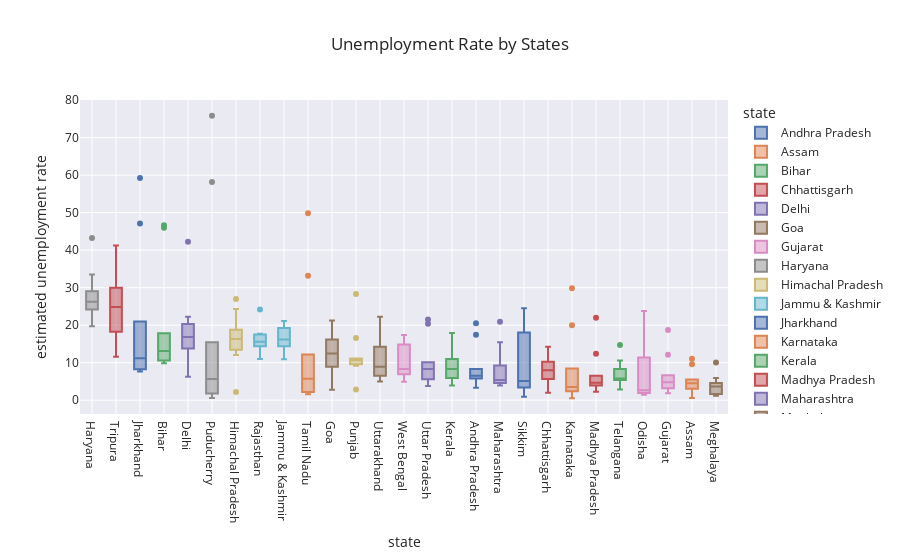

The notebook cell this image was saved under:
### Code cell
# Boxplot of unemployment rate per state
fig = px.box(unemployment_data, x='state', y='estimated unemployment rate', color='state', title='Unemployment Rate by States', template='seaborn')
fig.update_layout(xaxis={'categoryorder': 'total descending'})
fig.show()

### Figure 1 — Plotly figure (JSON) as saved in the notebook; plotly's stock layout.template omitted (floating-point values rounded to 4 significant figures)
{"data": [{"alignmentgroup": "True", "hovertemplate": "state=%{x}<br>estimated unemployment rate=%{y}<extra></extra>", "legendgroup": "Andhra Pradesh", "marker": {"color": "rgb(76,114,176)"}, "name": "Andhra Pradesh", "notched": false, "offsetgroup": "Andhra Pradesh", "orientation": "v", "showlegend": true, "type": "box", "x": ["Andhra Pradesh", "Andhra Pradesh", "Andhra Pradesh", "Andhra Pradesh", "Andhra Pradesh", "Andhra Pradesh", "Andhra Pradesh", "Andhra Pradesh", "Andhra Pradesh", "Andhra Pradesh"], "x0": " ", "xaxis": "x", "y": [5.48, 5.83, 5.79, 20.51, 17.43, 3.31, 8.34, 6.96, 6.4, 6.59], "y0": " ", "yaxis": "y"}, {"alignmentgroup": "True", "hovertemplate": "state=%{x}<br>estimated unemployment rate=%{y}<extra></extra>", "legendgroup": "Assam", "marker": {"color": "rgb(221,132,82)"}, "name": "Assam", "notched": false, "offsetgroup": "Assam", "orientation": "v", "showlegend": true, "type": "box", "x": ["Assam", "Assam", "Assam", "Assam", "Assam", "Assam", "Assam", "Assam", "Assam", "Assam"], "x0": " ", "xaxis": "x", "y": [4.66, 4.41, 4.77, 11.06, 9.55, 0.6, 3.77, 5.53, 1.19, 3.02], "y0": " ", "yaxis": "y"}, {"alignmentgroup": "True", "hovertemplate": "state=%{x}<br>estimated unemployment rate=%{y}<extra></extra>", "legendgroup": "Bihar", "marker": {"color": "rgb(85,168,104)"}, "name": "Bihar", "notched": false, "offsetgroup": "Bihar", "orientation": "v", "showlegend": true, "type": "box", "x": ["Bihar", "Bihar", "Bihar", "Bihar", "Bihar", "Bihar", "Bihar", "Bihar", "Bihar", "Bihar"], "x0": " ", "xaxis": "x", "y": [10.61, 10.29, 15.43, 46.64, 45.96, 17.82, 12.79, 13.44, 11.91, 9.82], "y0": " ", "yaxis": "y"}, {"alignmentgroup": "True", "hovertemplate": "state=%{x}<br>estimated unemployment rate=%{y}<extra></extra>", "legendgroup": "Chhattisgarh", "marker": {"color": "rgb(196,78,82)"}, "name": "Chhattisgarh", "notched": false, "offsetgroup": "Chhattisgarh", "orientation": "v", "showlegend": true, "type": "box", "x": ["Chhattisgarh", "Chhattisgarh", "Chhattisgarh", "Chhattisgarh", "Chhattisgarh", "Chhattisgarh", "Chhattisgarh", "Chhattisgarh", "Chhattisgarh", "Chhattisgarh"], "x0": " ", "xaxis": "x", "y": [9.65, 8.38, 7.54, 3.41, 10.5, 14.23, 10.27, 5.63, 1.96, 6.62], "y0": " ", "yaxis": "y"}, {"alignmentgroup": "True", "hovertemplate": "state=%{x}<br>estimated unemployment rate=%{y}<extra></extra>", "legendgroup": "Delhi", "marker": {"color": "rgb(129,114,179)"}, "name": "Delhi", "notched": false, "offsetgroup": "Delhi", "orientation": "v", "showlegend": true, "type": "box", "x": ["Delhi", "Delhi", "Delhi", "Delhi", "Delhi", "Delhi", "Delhi", "Delhi", "Delhi", "Delhi"], "x0": " ", "xaxis": "x", "y": [22.23, 14.84, 17.04, 16.68, 42.27, 18.19, 20.3, 13.79, 12.53, 6.27], "y0": " ", "yaxis": "y"}, {"alignmentgroup": "True", "hovertemplate": "state=%{x}<br>estimated unemployment rate=%{y}<extra></extra>", "legendgroup": "Goa", "marker": {"color": "rgb(147,120,96)"}, "name": "Goa", "notched": false, "offsetgroup": "Goa", "orientation": "v", "showlegend": true, "type": "box", "x": ["Goa", "Goa", "Goa", "Goa", "Goa", "Goa", "Goa", "Goa", "Goa", "Goa"], "x0": " ", "xaxis": "x", "y": [8.89, 2.81, 5.25, 13.31, 21.25, 9.96, 17.07, 16.21, 15.38, 11.54], "y0": " ", "yaxis": "y"}, {"alignmentgroup": "True", "hovertemplate": "state=%{x}<br>estimated unemployment rate=%{y}<extra></extra>", "legendgroup": "Gujarat", "marker": {"color": "rgb(218,139,195)"}, "name": "Gujarat", "notched": false, "offsetgroup": "Gujarat", "orientation": "v", "showlegend": true, "type": "box", "x": ["Gujarat", "Gujarat", "Gujarat", "Gujarat", "Gujarat", "Gujarat", "Gujarat", "Gujarat", "Gujarat", "Gujarat"], "x0": " ", "xaxis": "x", "y": [5.54, 6.38, 6.66, 18.71, 12.11, 3.2, 1.84, 1.87, 3.42, 4.03], "y0": " ", "yaxis": "y"}, {"alignmentgroup": "True", "hovertemplate": "state=%{x}<br>estimated unemployment rate=%{y}<extra></extra>", "legendgroup": "Haryana", "marker": {"color": "rgb(140,140,140)"}, "name": "Haryana", "notched": false, "offsetgroup": "Haryana", "orientation": "v", "showlegend": true, "type": "box", "x": ["Haryana", "Haryana", "Haryana", "Haryana", "Haryana", "Haryana", "Haryana", "Haryana", "Haryana", "Haryana"], "x0": " ", "xaxis": "x", "y": [20.34, 25.77, 25.05, 43.22, 29.02, 26.7, 24.18, 33.5, 19.68, 27.31], "y0": " ", "yaxis": "y"}, {"alignmentgroup": "True", "hovertemplate": "state=%{x}<br>estimated unemployment rate=%{y}<extra></extra>", "legendgroup": "Himachal Pradesh", "marker": {"color": "rgb(204,185,116)"}, "name": "Himachal Pradesh", "notched": false, "offsetgroup": "Himachal Pradesh", "orientation": "v", "showlegend": true, "type": "box", "x": ["Himachal Pradesh", "Himachal Pradesh", "Himachal Pradesh", "Himachal Pradesh", "Himachal Pradesh", "Himachal Pradesh", "Himachal Pradesh", "Himachal Pradesh", "Himachal Pradesh", "Himachal Pradesh"], "x0": " ", "xaxis": "x", "y": [16.83, 16.84, 18.76, 2.2, 26.95, 13.47, 24.31, 15.79, 12.04, 13.46], "y0": " ", "yaxis": "y"}, {"alignmentgroup": "True", "hovertemplate": "state=%{x}<br>estimated unemployment rate=%{y}<extra></extra>", "legendgroup": "Jammu & Kashmir", "marker": {"color": "rgb(100,181,205)"}, "name": "Jammu & Kashmir", "notched": false, "offsetgroup": "Jammu & Kashmir", "orientation": "v", "showlegend": true, "type": "box", "x": ["Jammu & Kashmir", "Jammu & Kashmir", "Jammu & Kashmir", "Jammu & Kashmir", "Jammu & Kashmir", "Jammu & Kashmir", "Jammu & Kashmir", "Jammu & Kashmir", "Jammu & Kashmir"], "x0": " ", "xaxis": "x", "y": [21.08, 20.78, 15.5, 18.74, 17.92, 10.88, 11.09, 16.17, 16.14], "y0": " ", "yaxis": "y"}, {"alignmentgroup": "True", "hovertemplate": "state=%{x}<br>estimated unemployment rate=%{y}<extra></extra>", "legendgroup": "Jharkhand", "marker": {"color": "rgb(76,114,176)"}, "name": "Jharkhand", "notched": false, "offsetgroup": "Jharkhand", "orientation": "v", "showlegend": true, "type": "box", "x": ["Jharkhand", "Jharkhand", "Jharkhand", "Jharkhand", "Jharkhand", "Jharkhand", "Jharkhand", "Jharkhand", "Jharkhand", "Jharkhand"], "x0": " ", "xaxis": "x", "y": [10.61, 11.85, 8.23, 47.09, 59.23, 20.95, 7.63, 9.76, 8.24, 11.8], "y0": " ", "yaxis": "y"}, {"alignmentgroup": "True", "hovertemplate": "state=%{x}<br>estimated unemployment rate=%{y}<extra></extra>", "legendgroup": "Karnataka", "marker": {"color": "rgb(221,132,82)"}, "name": "Karnataka", "notched": false, "offsetgroup": "Karnataka", "orientation": "v", "showlegend": true, "type": "box", "x": ["Karnataka", "Karnataka", "Karnataka", "Karnataka", "Karnataka", "Karnataka", "Karnataka", "Karnataka", "Karnataka", "Karnataka"], "x0": " ", "xaxis": "x", "y": [2.86, 3.61, 3.46, 29.84, 19.97, 8.44, 4.01, 0.5, 2.41, 1.58], "y0": " ", "yaxis": "y"}, {"alignmentgroup": "True", "hovertemplate": "state=%{x}<br>estimated unemployment rate=%{y}<extra></extra>", "legendgroup": "Kerala", "marker": {"color": "rgb(85,168,104)"}, "name": "Kerala", "notched": false, "offsetgroup": "Kerala", "orientation": "v", "showlegend": true, "type": "box", "x": ["Kerala", "Kerala", "Kerala", "Kerala", "Kerala", "Kerala", "Kerala", "Kerala", "Kerala", "Kerala"], "x0": " ", "xaxis": "x", "y": [5.31, 7.6, 8.99, 16.99, 17.88, 9.71, 7.09, 10.98, 5.91, 3.88], "y0": " ", "yaxis": "y"}, {"alignmentgroup": "True", "hovertemplate": "state=%{x}<br>estimated unemployment rate=%{y}<extra></extra>", "legendgroup": "Madhya Pradesh", "marker": {"color": "rgb(196,78,82)"}, "name": "Madhya Pradesh", "notched": false, "offsetgroup": "Madhya Pradesh", "orientation": "v", "showlegend": true, "type": "box", "x": ["Madhya Pradesh", "Madhya Pradesh", "Madhya Pradesh", "Madhya Pradesh", "Madhya Pradesh", "Madhya Pradesh", "Madhya Pradesh", "Madhya Pradesh", "Madhya Pradesh", "Madhya Pradesh"], "x0": " ", "xaxis": "x", "y": [4.11, 4.57, 2.22, 12.36, 21.98, 6.48, 5.08, 4.7, 3.91, 3.13], "y0": " ", "yaxis": "y"}, {"alignmentgroup": "True", "hovertemplate": "state=%{x}<br>estimated unemployment rate=%{y}<extra></extra>", "legendgroup": "Maharashtra", "marker": {"color": "rgb(129,114,179)"}, "name": "Maharashtra", "notched": false, "offsetgroup": "Maharashtra", "orientation": "v", "showlegend": true, "type": "box", "x": ["Maharashtra", "Maharashtra", "Maharashtra", "Maharashtra", "Maharashtra", "Maharashtra", "Maharashtra", "Maharashtra", "Maharashtra", "Maharashtra"], "x0": " ", "xaxis": "x", "y": [4.95, 4.69, 5.79, 20.9, 15.46, 9.23, 3.89, 6.23, 4.55, 4.1], "y0": " ", "yaxis": "y"}, {"alignmentgroup": "True", "hovertemplate": "state=%{x}<br>estimated unemployment rate=%{y}<extra></extra>", "legendgroup": "Meghalaya", "marker": {"color": "rgb(147,120,96)"}, "name": "Meghalaya", "notched": false, "offsetgroup": "Meghalaya", "orientation": "v", "showlegend": true, "type": "box", "x": ["Meghalaya", "Meghalaya", "Meghalaya", "Meghalaya", "Meghalaya", "Meghalaya", "Meghalaya", "Meghalaya", "Meghalaya", "Meghalaya"], "x0": " ", "xaxis": "x", "y": [1.66, 3.59, 1.58, 10.03, 5.92, 1.15, 2.1, 3.74, 4.29, 4.6], "y0": " ", "yaxis": "y"}, {"alignmentgroup": "True", "hovertemplate": "state=%{x}<br>estimated unemployment rate=%{y}<extra></extra>", "legendgroup": "Odisha", "marker": {"color": "rgb(218,139,195)"}, "name": "Odisha", "notched": false, "offsetgroup": "Odisha", "orientation": "v", "showlegend": true, "type": "box", "x": ["Odisha", "Odisha", "Odisha", "Odisha", "Odisha", "Odisha", "Odisha", "Odisha", "Odisha", "Odisha"], "x0": " ", "xaxis": "x", "y": [1.9, 3.12, 13.08, 23.76, 11.41, 3.77, 1.88, 1.42, 2.1, 2.18], "y0": " ", "yaxis": "y"}, {"alignmentgroup": "True", "hovertemplate": "state=%{x}<br>estimated unemployment rate=%{y}<extra></extra>", "legendgroup": "Puducherry", "marker": {"color": "rgb(140,140,140)"}, "name": "Puducherry", "notched": false, "offsetgroup": "Puducherry", "orientation": "v", "showlegend": true, "type": "box", "x": ["Puducherry", "Puducherry", "Puducherry", "Puducherry", "Puducherry", "Puducherry", "Puducherry", "Puducherry", "Puducherry", "Puducherry"], "x0": " ", "xaxis": "x", "y": [0.58, 1.76, 1.2, 75.85, 58.19, 4.24, 15.47, 5.05, 10.9, 6.18], "y0": " ", "yaxis": "y"}, {"alignmentgroup": "True", "hovertemplate": "state=%{x}<br>estimated unemployment rate=%{y}<extra></extra>", "legendgroup": "Punjab", "marker": {"color": "rgb(204,185,116)"}, "name": "Punjab", "notched": false, "offsetgroup": "Punjab", "orientation": "v", "showlegend": true, "type": "box", "x": ["Punjab", "Punjab", "Punjab", "Punjab", "Punjab", "Punjab", "Punjab", "Punjab", "Punjab", "Punjab"], "x0": " ", "xaxis": "x", "y": [11.11, 10.97, 10.32, 2.86, 28.33, 16.55, 9.19, 10.99, 9.61, 9.88], "y0": " ", "yaxis": "y"}, {"alignmentgroup": "True", "hovertemplate": "state=%{x}<br>estimated unemployment rate=%{y}<extra></extra>", "legendgroup": "Rajasthan", "marker": {"color": "rgb(100,181,205)"}, "name": "Rajasthan", "notched": false, "offsetgroup": "Rajasthan", "orientation": "v", "showlegend": true, "type": "box", "x": ["Rajasthan", "Rajasthan", "Rajasthan", "Rajasthan", "Rajasthan", "Rajasthan", "Rajasthan", "Rajasthan", "Rajasthan", "Rajasthan"], "x0": " ", "xaxis": "x", "y": [10.97, 15.16, 11.9, 17.7, 15.74, 14.39, 15.81, 17.51, 15.35, 24.15], "y0": " ", "yaxis": "y"}, {"alignmentgroup": "True", "hovertemplate": "state=%{x}<br>estimated unemployment rate=%{y}<extra></extra>", "legendgroup": "Sikkim", "marker": {"color": "rgb(76,114,176)"}, "name": "Sikkim", "notched": false, "offsetgroup": "Sikkim", "orientation": "v", "showlegend": true, "type": "box", "x": ["Sikkim", "Sikkim", "Sikkim", "Sikkim", "Sikkim", "Sikkim", "Sikkim", "Sikkim"], "x0": " ", "xaxis": "x", "y": [23.57, 2.28, 24.51, 4.46, 4.45, 12.49, 5.7, 0.88], "y0": " ", "yaxis": "y"}, {"alignmentgroup": "True", "hovertemplate": "state=%{x}<br>estimated unemployment rate=%{y}<extra></extra>", "legendgroup": "Tamil Nadu", "marker": {"color": "rgb(221,132,82)"}, "name": "Tamil Nadu", "notched": false, "offsetgroup": "Tamil Nadu", "orientation": "v", "showlegend": true, "type": "box", "x": ["Tamil Nadu", "Tamil Nadu", "Tamil Nadu", "Tamil Nadu", "Tamil Nadu", "Tamil Nadu", "Tamil Nadu", "Tamil Nadu", "Tamil Nadu", "Tamil Nadu"], "x0": " ", "xaxis": "x", "y": [1.57, 2.09, 6.4, 49.83, 33.16, 12.2, 6.81, 2.65, 5, 2.16], "y0": " ", "yaxis": "y"}, {"alignmentgroup": "True", "hovertemplate": "state=%{x}<br>estimated unemployment rate=%{y}<extra></extra>", "legendgroup": "Telangana", "marker": {"color": "rgb(85,168,104)"}, "name": "Telangana", "notched": false, "offsetgroup": "Telangana", "orientation": "v", "showlegend": true, "type": "box", "x": ["Telangana", "Telangana", "Telangana", "Telangana", "Telangana", "Telangana", "Telangana", "Telangana", "Telangana", "Telangana"], "x0": " ", "xaxis": "x", "y": [5.49, 8.29, 5.77, 6.25, 14.7, 10.55, 5.36, 5.79, 3.27, 2.86], "y0": " ", "yaxis": "y"}, {"alignmentgroup": "True", "hovertemplate": "state=%{x}<br>estimated unemployment rate=%{y}<extra></extra>", "legendgroup": "Tripura", "marker": {"color": "rgb(196,78,82)"}, "name": "Tripura", "notched": false, "offsetgroup": "Tripura", "orientation": "v", "showlegend": true, "type": "box", "x": ["Tripura", "Tripura", "Tripura", "Tripura", "Tripura", "Tripura", "Tripura", "Tripura", "Tripura", "Tripura"], "x0": " ", "xaxis": "x", "y": [32.67, 28.4, 29.95, 41.23, 21.51, 21.71, 18.24, 27.92, 17.35, 11.57], "y0": " ", "yaxis": "y"}, {"alignmentgroup": "True", "hovertemplate": "state=%{x}<br>estimated unemployment rate=%{y}<extra></extra>", "legendgroup": "Uttar Pradesh", "marker": {"color": "rgb(129,114,179)"}, "name": "Uttar Pradesh", "notched": false, "offsetgroup": "Uttar Pradesh", "orientation": "v", "showlegend": true, "type": "box", "x": ["Uttar Pradesh", "Uttar Pradesh", "Uttar Pradesh", "Uttar Pradesh", "Uttar Pradesh", "Uttar Pradesh", "Uttar Pradesh", "Uttar Pradesh", "Uttar Pradesh", "Uttar Pradesh"], "x0": " ", "xaxis": "x", "y": [7.58, 8.98, 10.11, 21.54, 20.41, 9.47, 5.56, 5.79, 4.18, 3.75], "y0": " ", "yaxis": "y"}, {"alignmentgroup": "True", "hovertemplate": "state=%{x}<br>estimated unemployment rate=%{y}<extra></extra>", "legendgroup": "Uttarakhand", "marker": {"color": "rgb(147,120,96)"}, "name": "Uttarakhand", "notched": false, "offsetgroup": "Uttarakhand", "orientation": "v", "showlegend": true, "type": "box", "x": ["Uttarakhand", "Uttarakhand", "Uttarakhand", "Uttarakhand", "Uttarakhand", "Uttarakhand", "Uttarakhand", "Uttarakhand", "Uttarakhand", "Uttarakhand"], "x0": " ", "xaxis": "x", "y": [5.49, 4.99, 19.85, 6.48, 8.01, 8.61, 12.38, 14.26, 22.26, 9.23], "y0": " ", "yaxis": "y"}, {"alignmentgroup": "True", "hovertemplate": "state=%{x}<br>estimated unemployment rate=%{y}<extra></extra>", "legendgroup": "West Bengal", "marker": {"color": "rgb(218,139,195)"}, "name": "West Bengal", "notched": false, "offsetgroup": "West Bengal", "orientation": "v", "showlegend": true, "type": "box", "x": ["West Bengal", "West Bengal", "West Bengal", "West Bengal", "West Bengal", "West Bengal", "West Bengal", "West Bengal", "West Bengal", "West Bengal"], "x0": " ", "xaxis": "x", "y": [6.94, 4.92, 6.92, 17.41, 17.41, 7.29, 6.83, 14.87, 9.35, 9.98], "y0": " ", "yaxis": "y"}], "layout": {"boxmode": "overlay", "legend": {"title": {"text": "state"}, "tracegroupgap": 0}, "title": {"text": "Unemployment Rate by States"}, "xaxis": {"anchor": "y", "categoryarray": ["Andhra Pradesh", "Assam", "Bihar", "Chhattisgarh", "Delhi", "Goa", "Gujarat", "Haryana", "Himachal Pradesh", "Jammu & Kashmir", "Jharkhand", "Karnataka", "Kerala", "Madhya Pradesh", "Maharashtra", "Meghalaya", "Odisha", "Puducherry", "Punjab", "Rajasthan", "Sikkim", "Tamil Nadu", "Telangana", "Tripura", "Uttar Pradesh", "Uttarakhand", "West Bengal"], "categoryorder": "total descending", "domain": [0, 1], "title": {"text": "state"}}, "yaxis": {"anchor": "x", "domain": [0, 1], "title": {"text": "estimated unemployment rate"}}}}
